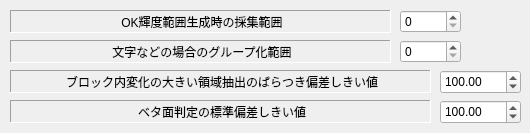
     <widget class="QWidget" name="tab_8">
      <attribute name="title">
       <string>属性</string>
      </attribute>
      <widget class="QSpinBox" name="EditSearchDotForBrightnessRange">
       <property name="geometry">
        <rect>
         <x>400</x>
         <y>10</y>
         <width>61</width>
         <height>23</height>
        </rect>
       </property>
       <property name="minimum">
        <number>0</number>
       </property>
      </widget>
      <widget class="QLabel" name="label_44">
       <property name="geometry">
        <rect>
         <x>10</x>
         <y>40</y>
         <width>381</width>
         <height>23</height>
        </rect>
       </property>
       <property name="frameShape">
        <enum>QFrame::Panel</enum>
       </property>
       <property name="frameShadow">
        <enum>QFrame::Sunken</enum>
       </property>
       <property name="text">
        <string>文字などの場合のグループ化範囲</string>
       </property>
       <property name="alignment">
        <set>Qt::AlignCenter|Qt::AlignHCenter|Qt::AlignLeading|Qt::AlignLeft|Qt::AlignVCenter</set>
       </property>
      </widget>
      <widget class="QSpinBox" name="EditBindGroupArea">
       <property name="geometry">
        <rect>
         <x>400</x>
         <y>40</y>
         <width>61</width>
         <height>23</height>
        </rect>
       </property>
       <property name="minimum">
        <number>0</number>
       </property>
       <property name="maximum">
        <number>99999999</number>
       </property>
      </widget>
      <widget class="QLabel" name="label_43">
       <property name="geometry">
        <rect>
         <x>10</x>
         <y>10</y>
         <width>381</width>
         <height>23</height>
        </rect>
       </property>
       <property name="frameShape">
        <enum>QFrame::Panel</enum>
       </property>
       <property name="frameShadow">
        <enum>QFrame::Sunken</enum>
       </property>
       <property name="text">
        <string>OK輝度範囲生成時の採集範囲</string>
       </property>
       <property name="alignment">
        <set>Qt::AlignCenter|Qt::AlignHCenter|Qt::AlignLeading|Qt::AlignLeft|Qt::AlignVCenter</set>
       </property>
      </widget>
      <widget class="QDoubleSpinBox" name="doubleSpinBoxThresholdPickupEdge">
       <property name="geometry">
        <rect>
         <x>440</x>
         <y>70</y>
         <width>81</width>
         <height>24</height>
        </rect>
       </property>
       <property name="maximum">
        <double>256.000000000000000</double>
       </property>
       <property name="value">
        <double>100.000000000000000</double>
       </property>
      </widget>
      <widget class="QLabel" name="label_46">
       <property name="geometry">
        <rect>
         <x>10</x>
         <y>70</y>
         <width>421</width>
         <height>23</height>
        </rect>
       </property>
       <property name="frameShape">
        <enum>QFrame::Panel</enum>
       </property>
       <property name="frameShadow">
        <enum>QFrame::Sunken</enum>
       </property>
       <property name="text">
        <string>ブロック内変化の大きい領域抽出のばらつき偏差しきい値</string>
       </property>
       <property name="alignment">
        <set>Qt::AlignCenter|Qt::AlignHCenter|Qt::AlignLeading|Qt::AlignLeft|Qt::AlignVCenter</set>
       </property>
      </widget>
      <widget class="QLabel" name="label_78">
       <property name="geometry">
        <rect>
         <x>10</x>
         <y>100</y>
         <width>421</width>
         <height>23</height>
        </rect>
       </property>
       <property name="frameShape">
        <enum>QFrame::Panel</enum>
       </property>
       <property name="frameShadow">
        <enum>QFrame::Sunken</enum>
       </property>
       <property name="text">
        <string>ベタ面判定の標準偏差しきい値</string>
       </property>
       <property name="alignment">
        <set>Qt::AlignCenter|Qt::AlignHCenter|Qt::AlignLeading|Qt::AlignLeft|Qt::AlignVCenter</set>
       </property>
      </widget>
      <widget class="QDoubleSpinBox" name="doubleSpinBoxThresholdFlatPattern">
       <property name="geometry">
        <rect>
         <x>440</x>
         <y>100</y>
         <width>81</width>
         <height>24</height>
        </rect>
       </property>
       <property name="maximum">
        <double>256.000000000000000</double>
       </property>
       <property name="value">
        <double>100.000000000000000</double>
       </property>
      </widget>
     </widget>
